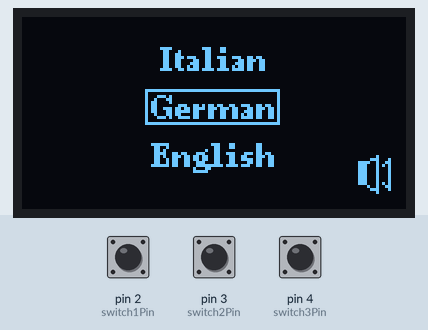
The sketch below on a simulated Arduino Uno, built with avr-gcc and run on an emulated ATmega328P. Parts: 128×64 one-colour display. Inputs (shaded band) come from the test bench; at power-on: pin 2 (switch1Pin) HIGH, pin 3 (switch2Pin) HIGH, pin 4 (switch3Pin) HIGH. The audio player accepts every command and is not drawn; what the sketch prints to the serial monitor is not drawn.

Above: at 1.7 s.
1.8 s: pin 2 (switch1Pin) pulled LOW for 0.25 s
At 2.24 s:
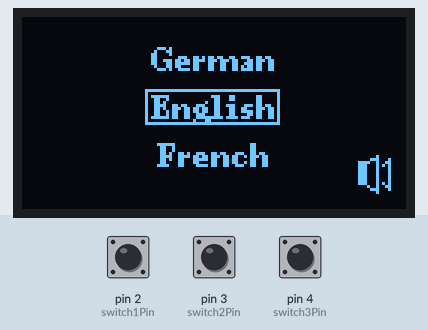
At 3.3 s:
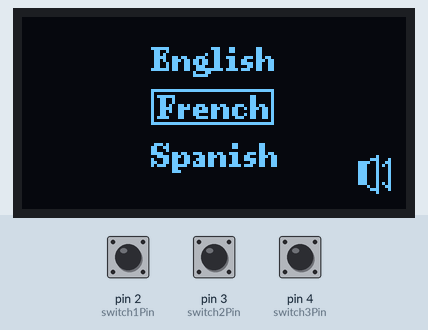
3.8 s: pin 2 (switch1Pin) pulled LOW for 1 s
At 5.7 s:
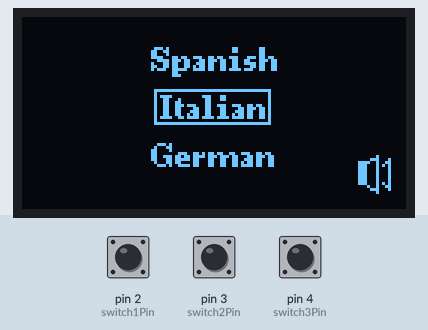
Timing chart, 0 to 7.2 s (numbered marks = the images above; inputs shaded):
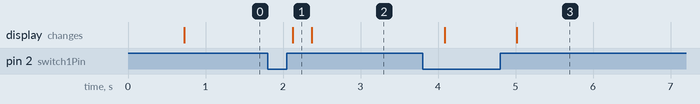

The sketch:

ExplanationBox_Code.ino
```cpp
#include <U8glib.h>
#include <SoftwareSerial.h>
#include <DFRobotDFPlayerMini.h>

// Display
U8GLIB_SSD1306_128X64 u8g(U8G_I2C_OPT_NO_ACK | U8G_I2C_OPT_FAST);

// DFPlayer Mini
SoftwareSerial dfSerial(10, 11); // RX, TX (adjust as needed)
DFRobotDFPlayerMini dfplayer;

// Switch pins
const int switch1Pin = 2; // Language scroll
const int switch2Pin = 3; // Play track
const int switch3Pin = 4; // Volume toggle

// Languages & tracks
const int numberOfLanguages = 5;
const char* languages[numberOfLanguages] = {
  "German",
  "English",
  "French",
  "Spanish",
  "Italian"
};

// Current index of the active language (middle)
int scrollIndex = 0;
bool volumeOn = true;

// Last known switch states
bool lastStateSwitch1;
bool lastStateSwitch2;
bool lastStateSwitch3;

void setup() {
  Serial.begin(9600);
  u8g.setFont(u8g_font_ncenB08);

  // Setup switches
  pinMode(switch1Pin, INPUT_PULLUP);
  pinMode(switch2Pin, INPUT_PULLUP);
  pinMode(switch3Pin, INPUT_PULLUP);

  lastStateSwitch1 = digitalRead(switch1Pin);
  lastStateSwitch2 = digitalRead(switch2Pin);
  lastStateSwitch3 = digitalRead(switch3Pin);

  // DFPlayer Setup
  dfSerial.begin(9600);
  if (!dfplayer.begin(dfSerial)) {
    Serial.println("DFPlayer not found!");
  } else {
    Serial.println("DFPlayer ready.");
    dfplayer.volume(20); // Start volume (0–30)
  }
}

void loop() {
  bool currentStateSwitch1 = digitalRead(switch1Pin);
  bool currentStateSwitch2 = digitalRead(switch2Pin);
  bool currentStateSwitch3 = digitalRead(switch3Pin);

  // Scroll language
  if (currentStateSwitch1 != lastStateSwitch1) {
    scrollIndex = (scrollIndex + 1) % numberOfLanguages;
    Serial.print("New active language: ");
    Serial.println(languages[scrollIndex]);
  }
  lastStateSwitch1 = currentStateSwitch1;

  // Play track
  if (currentStateSwitch2 != lastStateSwitch2) {
    int track = scrollIndex + 1; // Language 0 → Track 1 etc.
    Serial.print("Playing track ");
    Serial.println(track);
    dfplayer.play(track);
  }
  lastStateSwitch2 = currentStateSwitch2;

  // Toggle volume
  if (currentStateSwitch3 != lastStateSwitch3) {
    volumeOn = !volumeOn;
    if (volumeOn) {
      dfplayer.volume(20); // Loud
      Serial.println("Volume: LOUD");
    } else {
      dfplayer.volume(5); // Quiet
      Serial.println("Volume: QUIET");
    }
  }
  lastStateSwitch3 = currentStateSwitch3;

  // Update display
  u8g.firstPage();
  do {
    int yPositions[3] = {18, 34, 50};

    for (int i = 0; i < 3; i++) {
      int index = (scrollIndex + i - 1 + numberOfLanguages) % numberOfLanguages;
      const char* text = languages[index];

      int x = (128 - u8g.getStrWidth(text)) / 2;
      int y = yPositions[i];

      u8g.drawStr(x, y, text);

      if (i == 1) {
        u8g.drawFrame(x - 2, y - 10, u8g.getStrWidth(text) + 4, 12);
      }
    }

    // Move speaker symbol higher
    int baseX = 112;
    int baseY = 46;

    u8g.drawBox(baseX, baseY + 2, 3, 8);
    u8g.drawLine(baseX + 3, baseY + 2, baseX + 6, baseY);
    u8g.drawLine(baseX + 3, baseY + 10, baseX + 6, baseY + 12);
    u8g.drawLine(baseX + 6, baseY, baseX + 6, baseY + 12);

    if (volumeOn) {
      u8g.drawLine(baseX + 8, baseY + 3, baseX + 10, baseY + 1);
      u8g.drawLine(baseX + 8, baseY + 9, baseX + 10, baseY + 11);
      u8g.drawLine(baseX + 10, baseY + 1, baseX + 10, baseY + 11);
    } else {
      u8g.drawLine(baseX + 8, baseY + 2, baseX + 12, baseY + 10);
    }

  } while (u8g.nextPage());

  delay(20);
}
```

Measured:
- after the input at 1.8 s, the display: changes after 0.32 s (image 1)
- after the input at 3.8 s, the display: first changes after 0.29 s (image 3 shows a later state)
